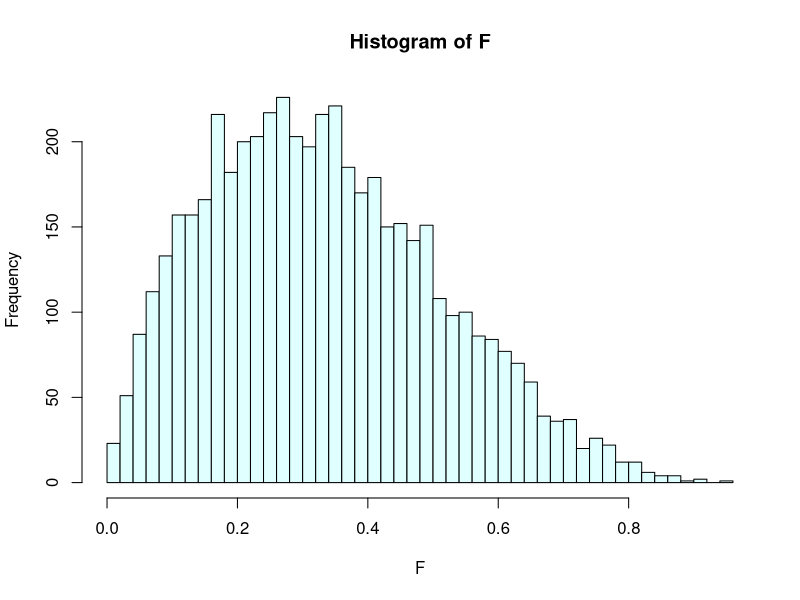

Write the R code that produced this figure.
f<-function(x) {
  return (20 * x * ((1 - x)^3));
}

genF<-function(sample) {

  F<-vector(length = sample);

  c = (135 / 64);

  set.seed(1);

  for (i in 1:sample) {
    repeat {
      u<-runif(2, 0, 1);
      if(u[2] <= (f(u[1])/c)){
        F[i] = u[1];
        break;
      }
    }
  }

  png("3.png");
  hist(F, breaks = 50, col = "light cyan", plot = TRUE);

  return(c(mean(F), var(F), max(F), min(F)));
}

output<-genF(5000);

cat("The mean, variance, maximum, and minimum are calculated to be", output[1], ",", output[2], ",", output[3], ", and", output[4], "respectively.\n");
